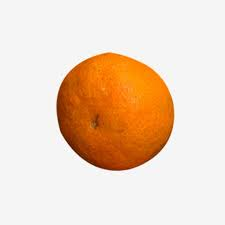
#> input picture ai_assignment/dataset/orange/10.jpg, 225 x 225 px; its folder holds only this picture in this run
$ jupyter execute --allow-errors code.ipynb
#> lines starting #> are read from the running program, lines starting #| are printed output that depends on the picture; after the words box and inside, x2 and y2 are one past the last pixel; in counts of white or black regions, pixels touching at a corner belong together
[cell 1]
import cv2 as cv
import numpy as np
import glob

from cv2 import destroyAllWindows

[cell 2]
cv_img_orange = []
for img in glob.glob("/home/ngtuetam/workspace/ai_assign/ai_assignment/dataset/orange/*.jpg"):
    n = cv.imread(img)
#> n is the input picture: shape (225, 225, 3); mean B, G, R 193.7, 213.8, 237.4
    cv_img_orange.append(n)
#> (the rest of this cell did not finish here and is left out)

[cell 3]
cv_img_orange_gray = []
for img in cv_img_orange:
    img_gray = cv.cvtColor(img, cv.COLOR_BGR2GRAY)
    cv_img_orange_gray.append(img_gray)
#> this loop made 1 pass
#> pass 1, `img_gray = cv.cvtColor(img, cv.COLOR_BGR2GRAY)`:
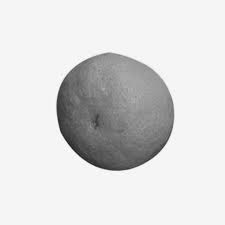
#> img_gray: shape (225, 225); min 26, max 255, mean 218.5
#> after the loop, cv_img_orange_gray = 1 item

#> (the rest of this cell did not finish here and is left out)

[cell 4]
for i in range(0, len(cv_img_orange_gray)):
    cv.imwrite(f'/home/ngtuetam/workspace/ai_assign/ai_assignment/orange_gray/image_{i}.png',cv_img_orange_gray[i])

[cell 5]
cv_img_straw = []
for img in glob.glob("/home/ngtuetam/workspace/ai_assign/ai_assignment/dataset/strawberry/*.jpg"):
    n = cv.imread(img)
    cv_img_straw.append(n)
#> (the rest of this cell did not finish here and is left out)

[cell 6]
cv_img_straw_gray = []
for img in cv_img_straw:
    img_gray = cv.cvtColor(img, cv.COLOR_BGR2GRAY)
    cv_img_straw_gray.append(img_gray)
#> after the loop, cv_img_straw_gray = []
for i in range(0, len(cv_img_straw_gray)):
    cv.imwrite(f'/home/ngtuetam/workspace/ai_assign/ai_assignment/straw_gray/image_{i}.png',cv_img_straw_gray[i])
#> this loop made 0 passes

[cell 7]
# (thresh, im_bw) = cv.threshold(cv_img_straw_gray[1], 128, 255, cv.THRESH_BINARY | cv.THRESH_OTSU)
# cv.imshow('Grayscale', np.abs(255-im_bw))
# cv.waitKey(0)
# cv.destroyAllWindows()

[cell 8]
# set(list(im_bw.reshape(-1)))

[cell 9]
cv_img_straw_bin_1 = []
for img in cv_img_straw_gray:
    (thresh, im_bw) = cv.threshold(img, 128, 255, cv.THRESH_BINARY | cv.THRESH_OTSU)
    cv_img_straw_bin_1.append(np.abs(255-im_bw))
#> after the loop, cv_img_straw_bin_1 = []

[cell 10]
for i in range(0, len(cv_img_straw_bin_1)):
    cv.imwrite(f'/home/ngtuetam/workspace/ai_assign/ai_assignment/straw_bin1/image_{i}.jpg',cv_img_straw_bin_1[i])

[cell 11]
cv_img_orange_bin = []
for img in cv_img_orange_gray:
    (thresh, im_bw) = cv.threshold(img, 128, 255, cv.THRESH_BINARY | cv.THRESH_OTSU)
    cv_img_orange_bin.append(np.abs(255-im_bw))
#> this loop made 1 pass
#> thresh on pass 1: 183
#> pass 1, `(thresh, im_bw) = cv.threshold(img, 128, 255, cv.THRESH_BINARY | cv.TH..`:
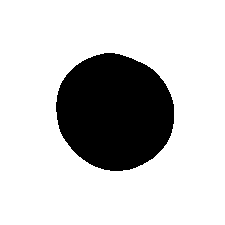
#> im_bw: shape (225, 225); 78.6% white; 1 black region, box (x1, y1, x2, y2) and area: (56, 53, 174, 171) 10815
#> after the loop, cv_img_orange_bin = 1 item
for i in range(0, len(cv_img_orange_bin)):
    cv.imwrite(f'/home/ngtuetam/workspace/ai_assign/ai_assignment/orange_bin/image_{i}.jpg',cv_img_orange_bin[i])

$ run again, on ai_assignment/dataset/orange/5.jpg
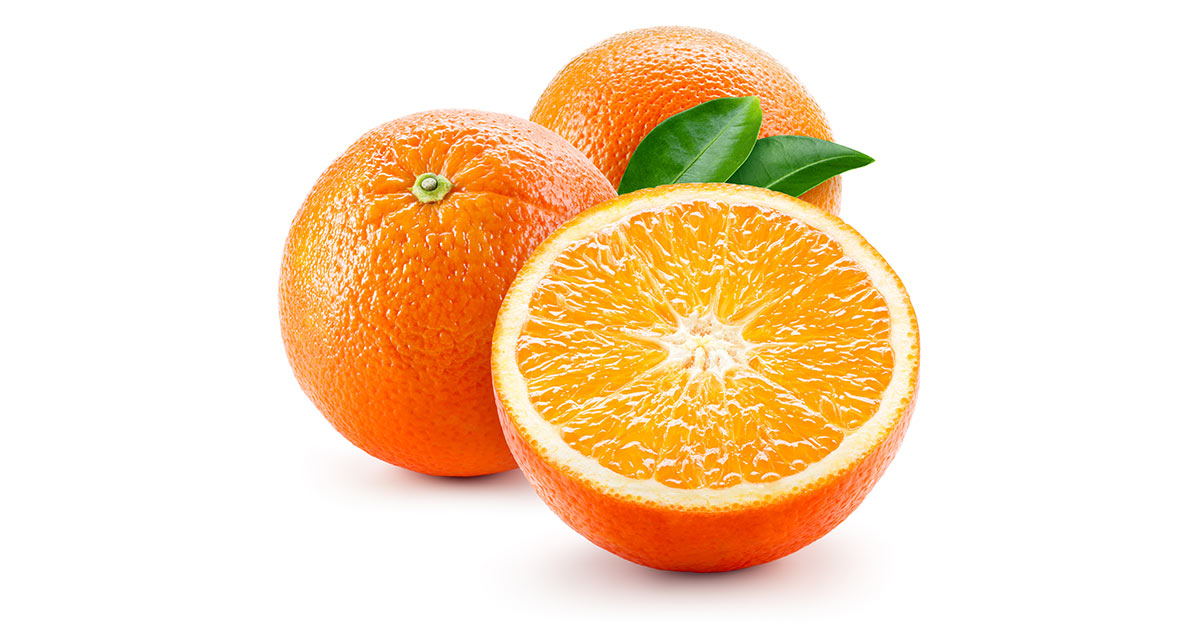
#> input picture ai_assignment/dataset/orange/5.jpg, 1200 x 630 px
#> n is the input picture: shape (630, 1200, 3); mean B, G, R 192.7, 222.1, 248.2
#> the loop `for img in cv_img_orange:` made 1 pass
#> pass 1, `img_gray = cv.cvtColor(img, cv.COLOR_BGR2GRAY)`:
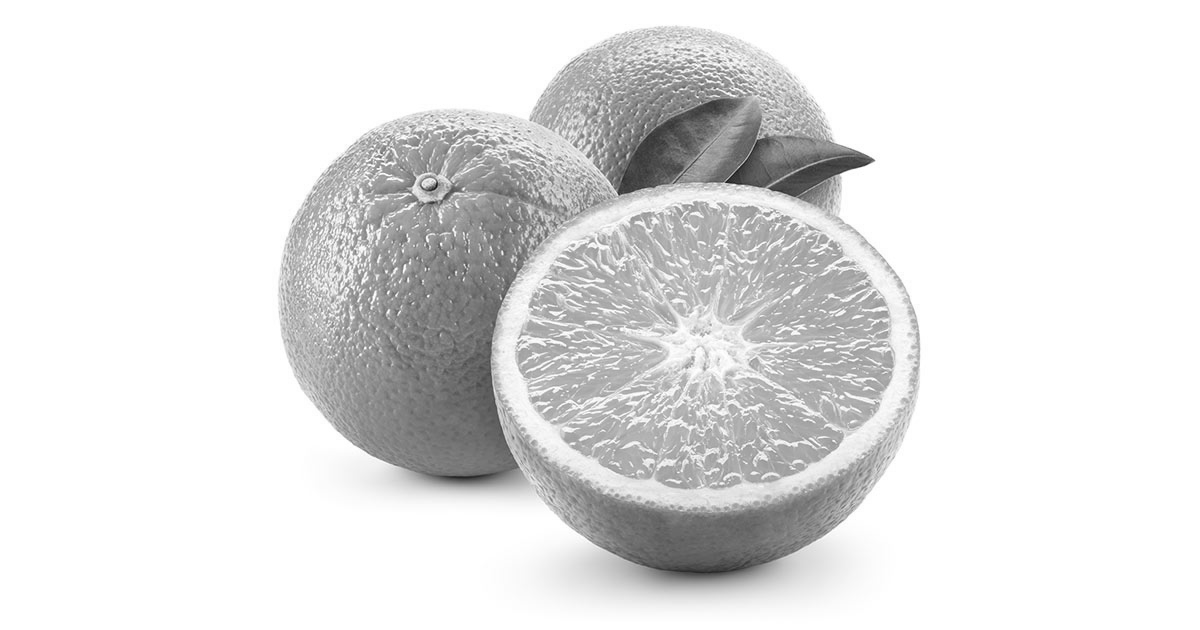
#> img_gray: shape (630, 1200); min 18, max 255, mean 226.5
#> after the loop `for img in cv_img_orange:`: cv_img_orange_gray = 1 item
#> the loop `for i in range(0, len(cv_img_orange_gray)):` made 1 pass
#> after the loop `for img in cv_img_straw:`: cv_img_straw_gray = []
#> the loop `for img in cv_img_orange_gray:` made 1 pass
#> thresh on pass 1: 201
#> pass 1, `(thresh, im_bw) = cv.threshold(img, 128, 255, cv.THRESH_BINARY | cv.TH..`:
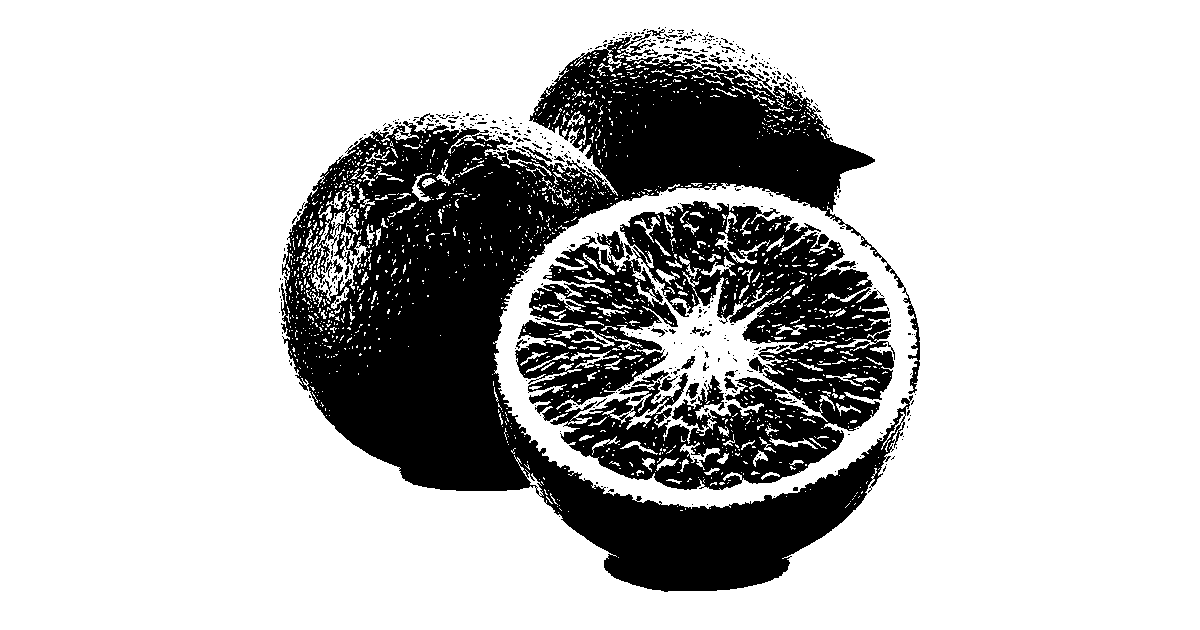
#> im_bw: shape (630, 1200); 75.3% white; 478 black regions (446 under 20 px), largest, box (x1, y1, x2, y2) and area: (281, 33, 920, 592) 125972, (515, 201, 895, 490) 57264, (632, 370, 669, 386) 192
#> after the loop `for img in cv_img_orange_gray:`: cv_img_orange_bin = 1 item
#> the loop `for i in range(0, len(cv_img_orange_bin)):` made 1 pass

$ run again, on ai_assignment/dataset/orange/6.jpg
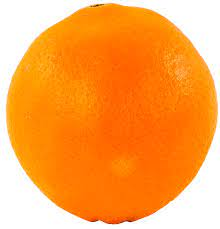
#> input picture ai_assignment/dataset/orange/6.jpg, 220 x 229 px
#> n is the input picture: shape (229, 220, 3); mean B, G, R 76.8, 163.9, 253.3
#> the loop `for img in cv_img_orange:` made 1 pass
#> pass 1, `img_gray = cv.cvtColor(img, cv.COLOR_BGR2GRAY)`:
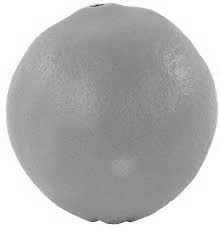
#> img_gray: shape (229, 220); min 39, max 255, mean 180.7
#> after the loop `for img in cv_img_orange:`: cv_img_orange_gray = 1 item
#> the loop `for i in range(0, len(cv_img_orange_gray)):` made 1 pass
#> after the loop `for img in cv_img_straw:`: cv_img_straw_gray = []
#> the loop `for img in cv_img_orange_gray:` made 1 pass
#> thresh on pass 1: 201
#> pass 1, `(thresh, im_bw) = cv.threshold(img, 128, 255, cv.THRESH_BINARY | cv.TH..`:
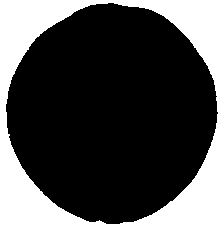
#> im_bw: shape (229, 220); 29.1% white; 1 white region, box (x1, y1, x2, y2) and area: (0, 0, 220, 229) 14642
#> after the loop `for img in cv_img_orange_gray:`: cv_img_orange_bin = 1 item
#> the loop `for i in range(0, len(cv_img_orange_bin)):` made 1 pass

$ run again, on ai_assignment/dataset/orange/7.jpg
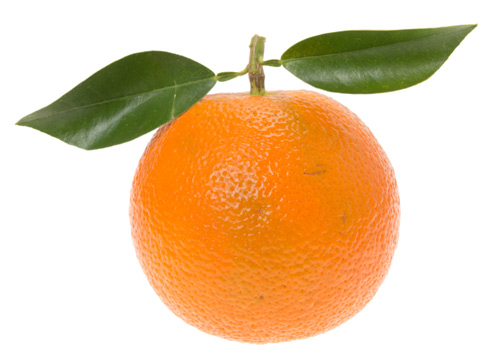
#> input picture ai_assignment/dataset/orange/7.jpg, 500 x 363 px
#> n is the input picture: shape (363, 500, 3); mean B, G, R 166.6, 202.6, 232.9
#> the loop `for img in cv_img_orange:` made 1 pass
#> pass 1, `img_gray = cv.cvtColor(img, cv.COLOR_BGR2GRAY)`:
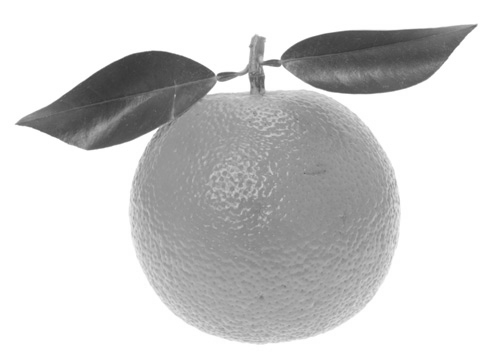
#> img_gray: shape (363, 500); min 56, max 255, mean 207.5
#> after the loop `for img in cv_img_orange:`: cv_img_orange_gray = 1 item
#> the loop `for i in range(0, len(cv_img_orange_gray)):` made 1 pass
#> after the loop `for img in cv_img_straw:`: cv_img_straw_gray = []
#> the loop `for img in cv_img_orange_gray:` made 1 pass
#> thresh on pass 1: 197
#> pass 1, `(thresh, im_bw) = cv.threshold(img, 128, 255, cv.THRESH_BINARY | cv.TH..`:
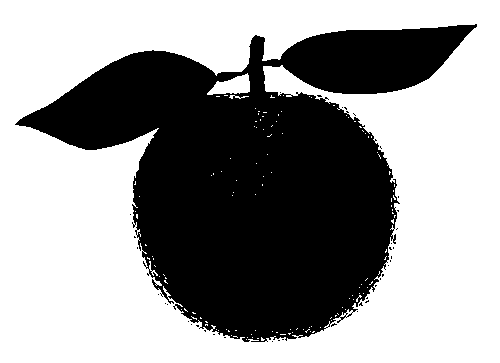
#> im_bw: shape (363, 500); 59.2% white; 39 black regions (38 under 20 px), largest, box (x1, y1, x2, y2) and area: (15, 24, 477, 342) 73950
#> after the loop `for img in cv_img_orange_gray:`: cv_img_orange_bin = 1 item
#> the loop `for i in range(0, len(cv_img_orange_bin)):` made 1 pass

$ run again, on ai_assignment/dataset/orange/2.jpg
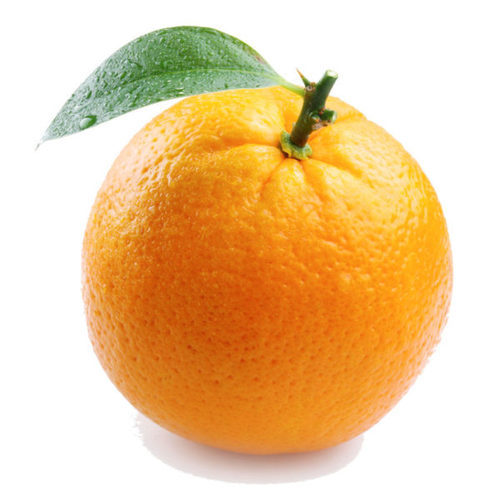
#> input picture ai_assignment/dataset/orange/2.jpg, 500 x 500 px
#> n is the input picture: shape (500, 500, 3); mean B, G, R 156.6, 202.5, 237.2
#> the loop `for img in cv_img_orange:` made 1 pass
#> pass 1, `img_gray = cv.cvtColor(img, cv.COLOR_BGR2GRAY)`:
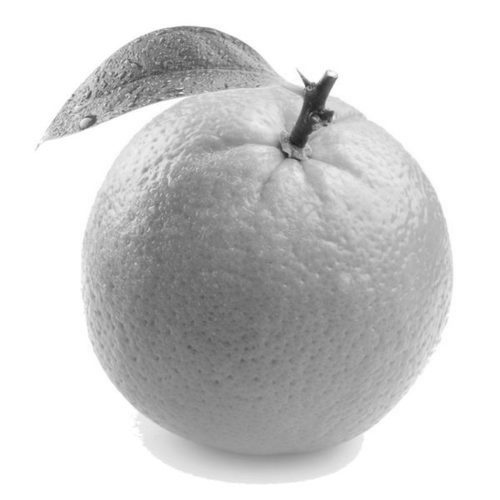
#> img_gray: shape (500, 500); min 22, max 255, mean 207.6
#> after the loop `for img in cv_img_orange:`: cv_img_orange_gray = 1 item
#> the loop `for i in range(0, len(cv_img_orange_gray)):` made 1 pass
#> after the loop `for img in cv_img_straw:`: cv_img_straw_gray = []
#> the loop `for img in cv_img_orange_gray:` made 1 pass
#> thresh on pass 1: 199
#> pass 1, `(thresh, im_bw) = cv.threshold(img, 128, 255, cv.THRESH_BINARY | cv.TH..`:
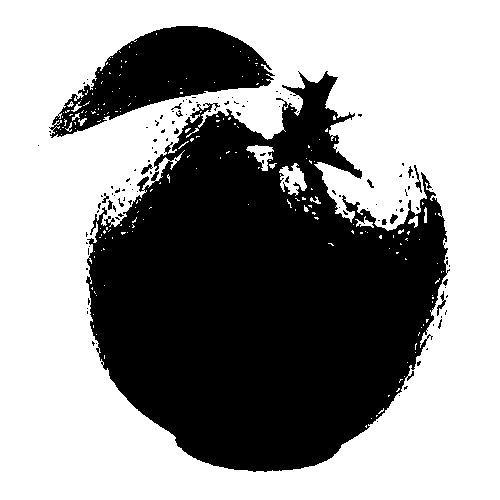
#> im_bw: shape (500, 500); 58.4% white; 116 black regions (100 under 20 px), largest, box (x1, y1, x2, y2) and area: (86, 71, 450, 472) 91308, (49, 26, 275, 138) 11601, (437, 291, 446, 316) 68
#> after the loop `for img in cv_img_orange_gray:`: cv_img_orange_bin = 1 item
#> the loop `for i in range(0, len(cv_img_orange_bin)):` made 1 pass
